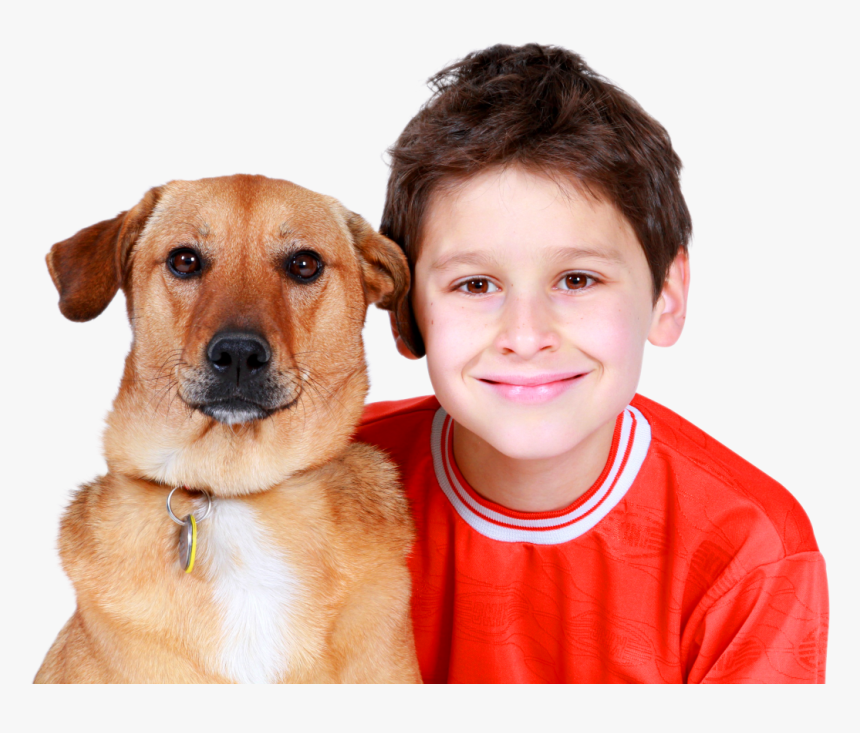
#> input picture assets/both.png, 860 x 733 px, found by its file name
$ python template_matching.py
#> lines starting #> are read from the running program, lines starting #| are printed output that depends on the picture
import numpy as np
import cv2

img=cv2.imread('assets/both.PNG',0)
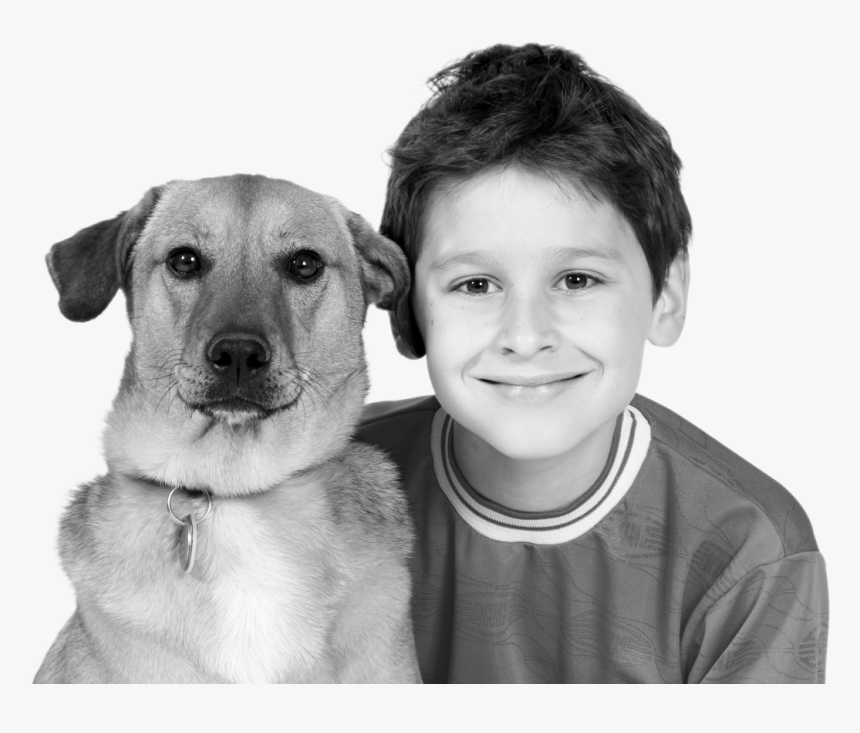
#> img: shape (733, 860); min 0, max 252, mean 186.6
template=cv2.imread('assets/dog.PNG',0)
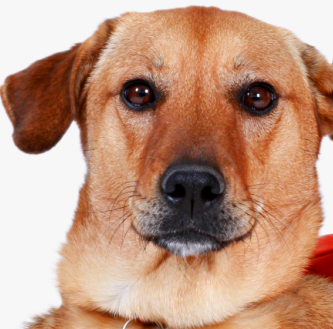
#> input picture assets/dog.png, 333 x 329 px, found by its file name
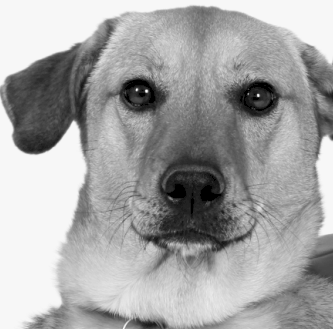
#> template: shape (329, 333); min 0, max 253, mean 164.4
h,w=template.shape
#> h = 329; w = 333

methods = [cv2.TM_CCOEFF, cv2.TM_CCOEFF_NORMED, cv2.TM_CCORR, cv2.TM_CCORR_NORMED,cv2.TM_SQDIFF, cv2.TM_SQDIFF_NORMED]

for method in methods:
    img2 = img.copy()

    result =cv2.matchTemplate(img2,template,method)
    min_val,ma_val,min_loc,max_loc=cv2.minMaxLoc(result)
    if method in [cv2.TM_SQDIFF,cv2.TM_SQDIFF_NORMED]:
        location=min_loc
    else:
        location=max_loc
    bottom_right=(location[0]+w,location[0]+h)
    cv2.rectangle(img2,location,bottom_right,255,5)
    cv2.imshow('match',img2)
    cv2.waitKey(0)
    cv2.destroyAllWindows()
#> this loop made 6 passes
#> (min_val, ma_val, min_loc, location, bottom_right) on passes 1 to 4: (-163756224, 449150080, (392, 272), (46, 168), (379, 375)), (-0.366, 0.998, (358, 249), (46, 168), (379, 375)), (2.4e+09, 3.84e+09, (403, 355), (0, 404), (333, 329)), (0.809, 1, (391, 276), (46, 168), (379, 375))
#> (min_val, ma_val, max_loc, location, bottom_right) on passes 5 to 6: (4127488, 1.27e+09, (399, 123), (46, 168), (379, 375)), (0.00124, 0.384, (391, 277), (46, 168), (379, 375))
#> pass 1, `result =cv2.matchTemplate(img2,template,method)`:
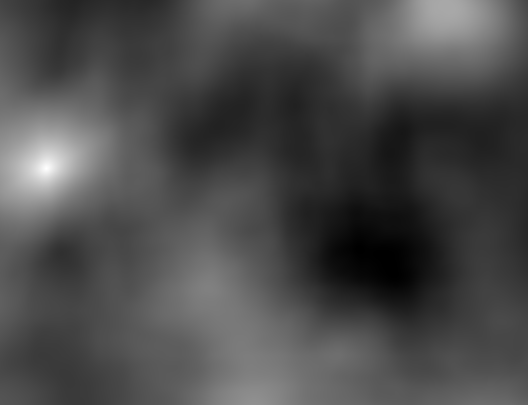
#> result: shape (405, 528) float32; min -163756224, max 449150080, mean 17188176; drawn with min black and max white
#> pass 1, `cv2.imshow('match',img2)`:
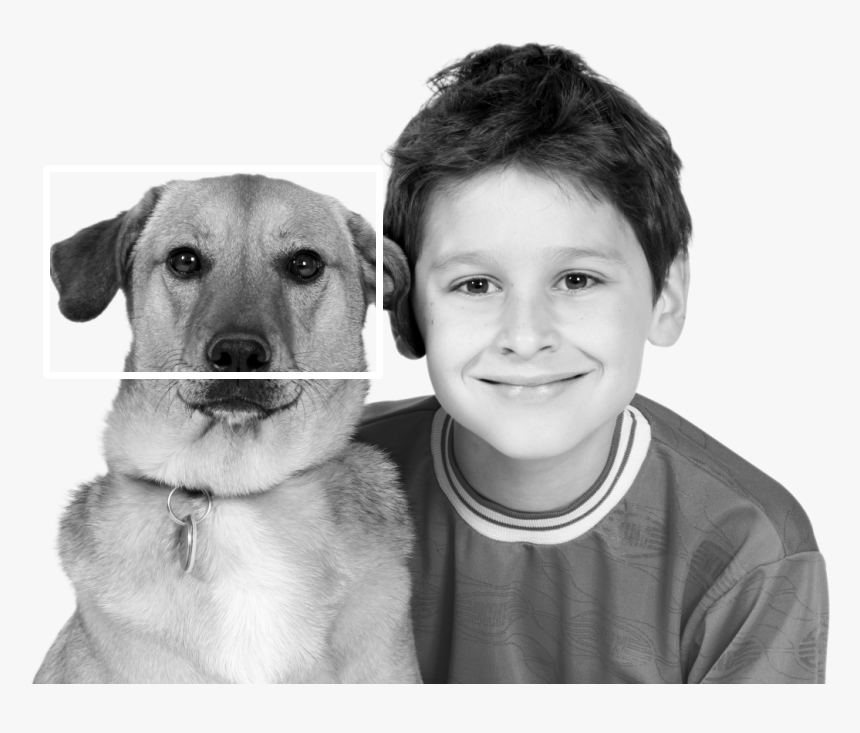
#> window 'match': shape (733, 860); min 0, max 255, mean 187.2
#> pass 3, `result =cv2.matchTemplate(img2,template,method)`:
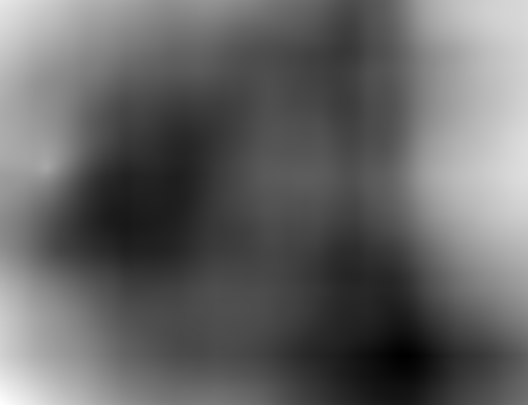
#> result: shape (405, 528) float32; min 2.4e+09, max 3.84e+09, mean 2.97e+09; drawn with min black and max white
#> after the loop:
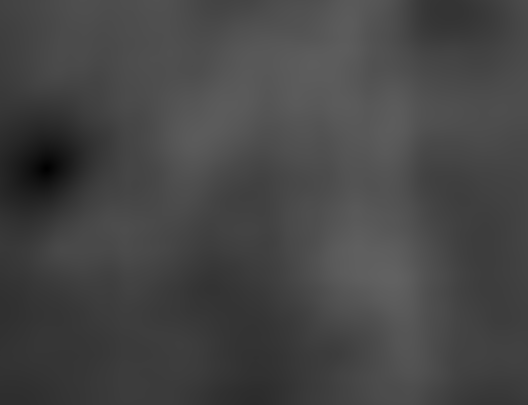
#> result: shape (405, 528) float32; min 0.00124, max 0.384, mean 0.273
